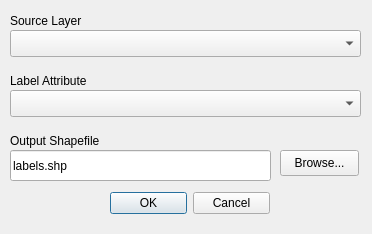
<?xml version="1.0" encoding="UTF-8"?>
<ui version="4.0">
 <class>mmqgis_label_form</class>
 <widget class="QDialog" name="mmqgis_label_form">
  <property name="windowModality">
   <enum>Qt::ApplicationModal</enum>
  </property>
  <property name="enabled">
   <bool>true</bool>
  </property>
  <property name="geometry">
   <rect>
    <x>0</x>
    <y>0</y>
    <width>372</width>
    <height>234</height>
   </rect>
  </property>
  <property name="mouseTracking">
   <bool>false</bool>
  </property>
  <property name="windowTitle">
   <string>Create Label Layer</string>
  </property>
  <widget class="QDialogButtonBox" name="buttonBox">
   <property name="geometry">
    <rect>
     <x>110</x>
     <y>190</y>
     <width>160</width>
     <height>26</height>
    </rect>
   </property>
   <property name="orientation">
    <enum>Qt::Horizontal</enum>
   </property>
   <property name="standardButtons">
    <set>QDialogButtonBox::Cancel|QDialogButtonBox::Ok</set>
   </property>
  </widget>
  <widget class="QLabel" name="label">
   <property name="geometry">
    <rect>
     <x>10</x>
     <y>130</y>
     <width>261</width>
     <height>22</height>
    </rect>
   </property>
   <property name="text">
    <string>Output Shapefile</string>
   </property>
  </widget>
  <widget class="QLabel" name="label_3">
   <property name="geometry">
    <rect>
     <x>10</x>
     <y>70</y>
     <width>131</width>
     <height>22</height>
    </rect>
   </property>
   <property name="text">
    <string>Label Attribute</string>
   </property>
  </widget>
  <widget class="QLineEdit" name="filename">
   <property name="geometry">
    <rect>
     <x>10</x>
     <y>150</y>
     <width>261</width>
     <height>31</height>
    </rect>
   </property>
   <property name="text">
    <string>labels.shp</string>
   </property>
   <property name="readOnly">
    <bool>false</bool>
   </property>
  </widget>
  <widget class="QPushButton" name="browse">
   <property name="geometry">
    <rect>
     <x>280</x>
     <y>150</y>
     <width>79</width>
     <height>26</height>
    </rect>
   </property>
   <property name="text">
    <string>Browse...</string>
   </property>
  </widget>
  <widget class="QComboBox" name="labelattribute">
   <property name="geometry">
    <rect>
     <x>10</x>
     <y>90</y>
     <width>351</width>
     <height>27</height>
    </rect>
   </property>
  </widget>
  <widget class="QComboBox" name="sourcelayer">
   <property name="geometry">
    <rect>
     <x>10</x>
     <y>30</y>
     <width>351</width>
     <height>27</height>
    </rect>
   </property>
  </widget>
  <widget class="QLabel" name="label_4">
   <property name="geometry">
    <rect>
     <x>10</x>
     <y>10</y>
     <width>121</width>
     <height>22</height>
    </rect>
   </property>
   <property name="text">
    <string>Source Layer</string>
   </property>
  </widget>
 </widget>
 <tabstops>
  <tabstop>sourcelayer</tabstop>
  <tabstop>labelattribute</tabstop>
  <tabstop>filename</tabstop>
  <tabstop>browse</tabstop>
  <tabstop>buttonBox</tabstop>
 </tabstops>
 <resources/>
 <connections>
  <connection>
   <sender>buttonBox</sender>
   <signal>accepted()</signal>
   <receiver>mmqgis_label_form</receiver>
   <slot>accept()</slot>
   <hints>
    <hint type="sourcelabel">
     <x>248</x>
     <y>254</y>
    </hint>
    <hint type="destinationlabel">
     <x>157</x>
     <y>274</y>
    </hint>
   </hints>
  </connection>
  <connection>
   <sender>buttonBox</sender>
   <signal>rejected()</signal>
   <receiver>mmqgis_label_form</receiver>
   <slot>reject()</slot>
   <hints>
    <hint type="sourcelabel">
     <x>316</x>
     <y>260</y>
    </hint>
    <hint type="destinationlabel">
     <x>286</x>
     <y>274</y>
    </hint>
   </hints>
  </connection>
 </connections>
</ui>
